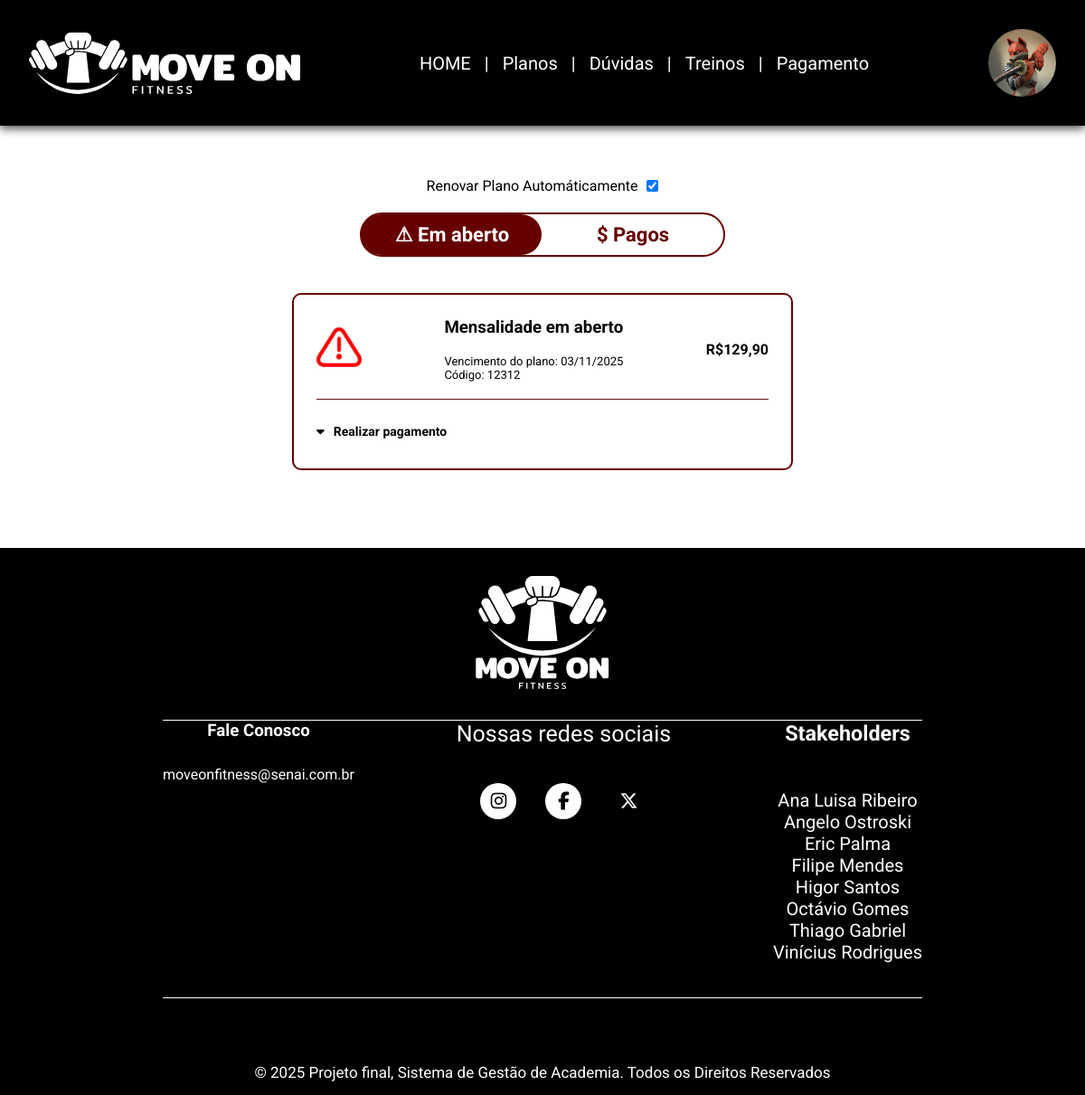
/View/Pagamento.php (signed in), run on an earlier commit of the app's database.
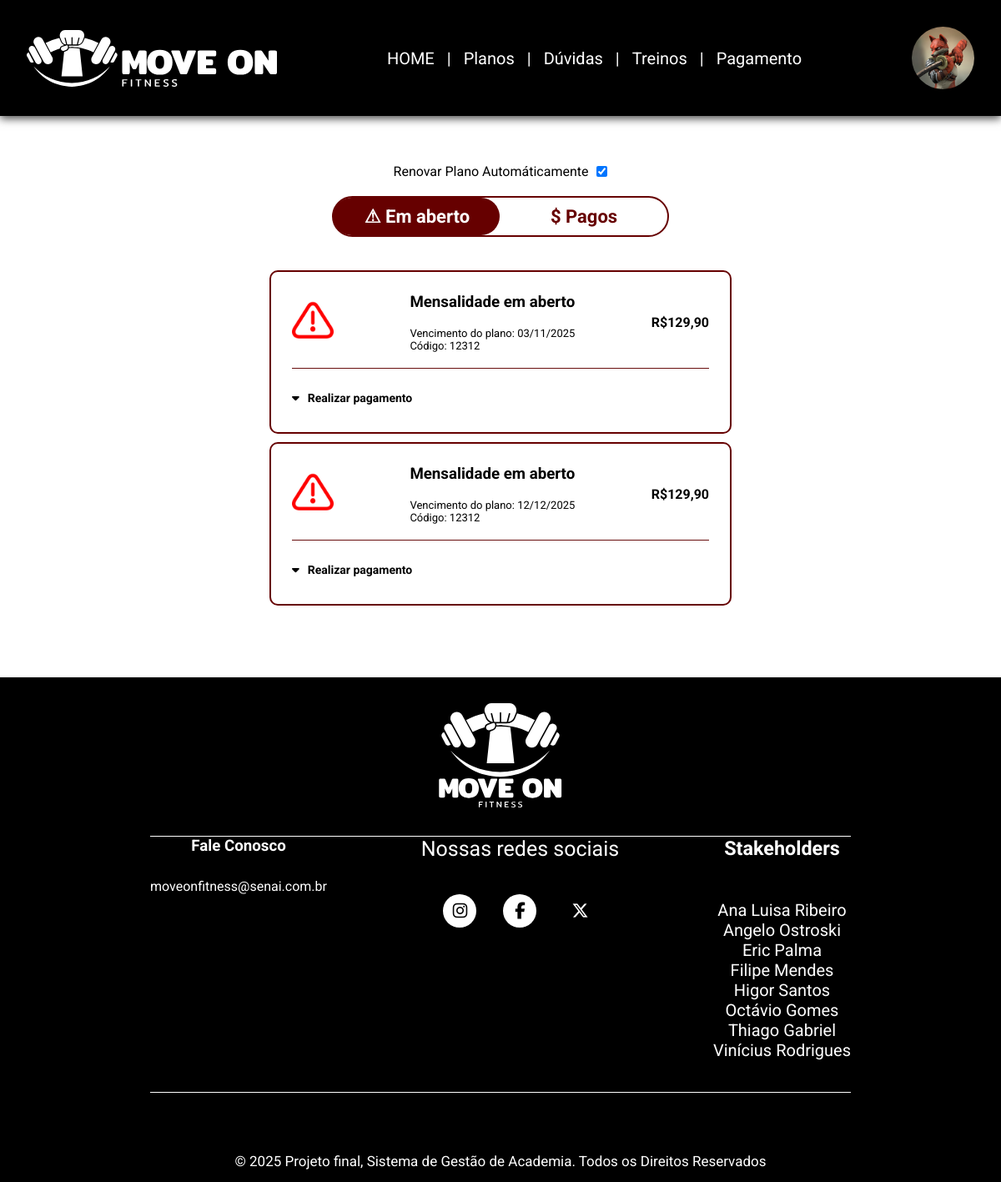
And on a later commit of the database.
### tables this page shows
CREATE TABLE `users` (
  `id` int(11) NOT NULL,
  `nome_completo` varchar(255) NOT NULL,
  `email` varchar(100) NOT NULL,
  `celular` varchar(20) DEFAULT NULL,
  `CPF` varchar(11) DEFAULT NULL,
  `password` varchar(255) NOT NULL,
  `created_at` timestamp NOT NULL DEFAULT current_timestamp(),
  `tipo_de_user` enum('trainer','cliente','admin') DEFAULT 'cliente',
  `nome_arquivo_fotoperfil` varchar(255) DEFAULT NULL,
  `body_fat` decimal(4,2) DEFAULT NULL COMMENT 'apenas clientes',
  `peso` decimal(5,2) DEFAULT NULL COMMENT 'apenas clientes',
  `ficha_id` int(11) DEFAULT NULL COMMENT 'apenas clientes',
  `anotacoes_trainer` text DEFAULT NULL COMMENT 'apenas clientes',
  `info_treinamento` text DEFAULT NULL COMMENT 'apenas clientes',
  `rotina_treinamento` text NOT NULL COMMENT 'apenas clientes',
  `trainer_id` int(11) DEFAULT NULL COMMENT 'apenas clientes',
  `mensalidade_id` int(11) DEFAULT NULL COMMENT 'apenas clientes',
  `plano_id` int(11) DEFAULT NULL COMMENT 'apenas clientes',
  `renovar_plano` enum('Sim','Não') NOT NULL DEFAULT 'Sim' COMMENT 'Apenas Clientes',
  `salario` decimal(8,2) DEFAULT NULL COMMENT 'apenas trainers',
  `endereco` varchar(255) DEFAULT NULL COMMENT 'apenas trainers',
  `CREF` int(11) DEFAULT NULL COMMENT 'apenas trainers'
);

CREATE TABLE `mensalidades` (
  `id` int(11) NOT NULL,
  `user_id` int(11) NOT NULL,
  `data_vencimento` date NOT NULL,
  `valor_cobrado` decimal(10,2) NOT NULL,
  `status_pagamento` enum('Pendente','Pago','Atrasado') NOT NULL DEFAULT 'Pendente',
  `data_pagamento` date DEFAULT NULL
);

### Controller/UserController.php (called while the page is built, shortened)
<?php
require_once __DIR__.'/../Model/UserModel.php';
class UserController {
    private $UserModel;
    function __construct($pdo) {
        $this->UserModel = new UserModel($pdo);
    }
    public function findById($id) {
        return $this->UserModel->findById($id);
    }
    public function getFotoPerfil($nome_arquivo_fotoperfil, $DIR_view){
        return $nome_arquivo_fotoperfil;
    }
}

### Model/UserModel.php (called while the page is built, shortened)
<?php
class UserModel
{
    private $pdo;
    function __construct($pdo)
    {
        $this->pdo = $pdo;
    }
    public function findById($id)
    {
        $sql = "SELECT * FROM users WHERE id = ?";
        $stmt = $this->pdo->prepare($sql);
        $stmt->execute([$id]);
        return $stmt->fetch(PDO::FETCH_ASSOC);
    }
}

### View/Pagamento.php (the view, shortened to what this page needs)
<!DOCTYPE html>
<html lang="pt-br">
<?php
  include_once '../Controller/UserController.php';
  include_once '../Controller/MensalidadeController.php';
  include_once '../Config.php';
  if(isset($_SESSION['user_id']) && $_SESSION['user_id']){
    $Controller = new UserController($pdo);
    $user_id = $_SESSION['user_id'];
    $user = $Controller->findById($user_id);
    $nome_arquivo_fotoperfil = $Controller->getFotoPerfil($user['nome_arquivo_fotoperfil'], __DIR__);
    if($user['plano_id'] == null){
        header("Location: Landing.php");
    }else{
        $stmt = $pdo->query("SELECT * FROM mensalidades WHERE user_id = $user[id]");
        $mensalidades = $stmt->fetchAll(PDO::FETCH_ASSOC);
    }
}
  ?>
<head>
    <link rel="stylesheet" href="css/style.css">
    <link rel="stylesheet" href="css/basics.css">
    <link rel="stylesheet" type="text/css" href="font-awesome/css/all.min.css" />
    <link rel="stylesheet" href="https://cdnjs.cloudflare.com/ajax/libs/font-awesome/6.7.2/css/all.min.css" />
</head>
<body>
    <?php include __DIR__ . "/header.php"; ?> <br><br><br>
    <form action="" method="POST" class="flex-row gap10 margin-center">
        <p>Renovar Plano Automáticamente</p>
        <?php if($user['renovar_plano'] == "Sim"):?>
            <input type="checkbox" name="renovar_plano" checked onchange="pay('Não','renovar_plano')">
        <?php else:?>
            <input type="checkbox" name="renovar_plano" onchange="pay('Sim','renovar_plano')">
        <?php endif;?>
    </form>
    <div class="togcontaig">
        <div class="toggle-container" id="toggle">
            <div class="slider" id="slider"></div>
            <div class="option active" id="open">
                <p class="texttg">⚠ Em aberto</p>
            </div>
            <div class="option" id="paid">
                <p class="texttg">$ Pagos</p>
            </div>
        </div>
    </div>
    <div class="contaiconten">
        <div id="open-content" class="content active-content">
            <?php
            $naopagos = 0;
            foreach($mensalidades as $mensalidade):?>
            <?php if($mensalidade['status_pagamento'] != 'Pago'): $naopagos++;?>
                <div class="content-thing" id="closedopen<?=$mensalidade['id']?>">
                    <div class="flexcon">
                        <div class="image">
                            <img src="IMG/warning.png" alt="" class="imagecnfg">
                        </div>
                        <div class="infor">
                            <h3>Mensalidade em aberto</h3><br>
                            <p>Vencimento do plano: <?php $date = new DateTime($mensalidade['data_vencimento']); echo $date->format('d/m/Y');?></p>
                            <p>Código: 12312</p>
                        </div>
                        <div class="prec">
                            <p>R$<?=number_format($mensalidade['valor_cobrado'], 2, ',', '.')?></p>
                        </div>
                    </div><br>
                    <hr class="line"><br>
                    <button class="dropbtn" onclick="toggleDetails('open<?=$mensalidade['id']?>')">
                        <i class="fa-solid fa-caret-down"></i>
                        <p>Realizar pagamento</p>
                    </button>
                </div>
            <?php endif;?>
            <?php endforeach;?>
        </div>
    </div>
    <br><br><br><br>
    <?php include __DIR__ . "/footer.php"; ?>
</body>
</html>

### View/header.php (shortened to what this page needs)
<header>
        <nav class="nav-bar">
            <a class="logo" href="landing.php">
            </a>
            <div class="nav-list">
                <ul>
                    <li class="nav-item"> <a href="landing.php" class="nav-link">HOME</a></li>
                    <li>
                        <p>|</p>
                    </li>
                    <li class="nav-item"> <a href="plans.php" class="nav-link">Planos</a></li>
                    <li>
                        <p>|</p>
                    </li>
                    <li class="nav-item"> <a href="" class="nav-link">Dúvidas</a></li>
                    <li>
                        <p>|</p>
                    </li>
                    <li class="nav-item"> <a href="" class="nav-link">Treinos</a></li>
                    <li>
                        <p>|</p>
                    </li>
                    <li class="nav-item"> <a href="Pagamento.php" class="nav-link">Pagamento</a></li>
                </ul>
            </div>
            <div class="pfp-hamb">
                <?php if(!isset($_SESSION['user_id'])):?>
                    <div class="landing-button">
                        <button class="login-button"><a href="LoginAccount.php"> Log in</a></button>
                        <button class="sign-button"><a href="CreateAccount.php"> Sign up</a></button>
                    </div>
                <?php else:?>
                    <?php if(isset($nome_arquivo_fotoperfil)):?>
                        <a class="pfp mini" href="UserView.php">
                            <img src="IMG/pfps/<?=$nome_arquivo_fotoperfil?>">
                        </a>
                    <?php else:?>
                        <a class="pfp mini" href="UserView.php">
                            <img src="IMG/PFPpadrao.png">
                        </a>
                    <?php endif;?>
                <?php endif;?>
            </div>
        </nav>
    </header>

### View/footer.php
<footer>
    <div class="footer-sect">
        <div class="logofoot">
            <div class="logo square" style="width:150px; height:150px; margin: auto;">
            </div>
        </div>
        <hr>
        <div class="containerinfo">
            <div class="footer-content">
                <div class="footer-cont">
                    <h3>Fale Conosco</h3>
                    <p class="email">moveonfitness@senai.com.br</p>
                </div>
                <div class="footer-contacts">
                    <h3>Nossas redes sociais</h3>
                    <div class="footer-social-media">
                        <a href="" class="footer-link" id="instagram"><i class="fa-brands fa-instagram"></i></a>
                        <a href="" class="footer-link" id="facebook"><i class="fa-brands fa-facebook-f"></i></a>
                        <a href="" class="footer-link" id="twitter"><i class="fa-brands fa-x-twitter"></i></a>
                    </div>
                </div>
                <ul class="footer-list">
                    <div class="seplist">
                        <li>
                            <h3>Stakeholders</h3>
                        </li><br><br>
                        <li>Ana Luisa Ribeiro</li>
                        <li>Angelo Ostroski</li>
                        <li>Eric Palma</li>
                        <li>Filipe Mendes</li>
                        <li>Higor Santos </li>
                        <li>Octávio Gomes</li>
                        <li>Thiago Gabriel</li>
                        <li>Vinícius Rodrigues</li>
                    </div>
                </ul>
            </div>
<br><br>
            <hr>
        </div><br><br><br>
        <div class="footer-copyright">
            <p>&#169 2025 Projeto final, Sistema de Gestão de Academia.
                Todos os Direitos Reservados</p>
        </div>
    </div>
    </footer>

### View/css/style.css (style rules this page uses)
* { padding: 0; margin: 0; font-family: 'Roboto'; }
body { background-color: rgb(255, 255, 255); font-family: 'Roboto'; }
header { background-color: black; box-shadow: 0px 3px 10px #464646; }
.nav-bar { display: flex; justify-content: space-between; padding: 2rem; align-items: center; }
.logo { display: flex; align-items: center; mask-image: url('../IMG/Move-On-Logo-vert.svg'); mask-size: contain; mask-position: center; mask-repeat: no-repeat; height: 75px; max-width: 50vw; aspect-ratio: 4/1; background-color: white; }
.logo.square { mask-image: url('../IMG/Move-On-Logo-square.svg'); aspect-ratio: 1/1; width: 75px; }
.nav-list { display: flex; align-items: center; }
.nav-list ul { display: flex; justify-content: center; list-style: none; }
.nav-item { margin: 0 15px; }
.nav-link { text-decoration: none; font-size: 20px; color: white; }
li p { font-size: 20px; color: white; }
.pfp-hamb { display: flex; gap:1rem; align-items: center; }
.content { text-align: center; }
footer { background-color: #000000; color: #ffffff; }
.logofoot { text-align: center; padding: 20px; }
footer hr { margin: 0 auto; background-color: white; }
.containerinfo { width: 100%; color: #ffffff; }
.footer-sect { width: 70%; margin:auto }
.footer-content { display: flex; gap: 1rem; justify-content: space-between; text-align: center; }
.footer-contacts h3 { margin-bottom: 0.75rem; font-size: 20px; font-size: 20px; }
.footer-contacts h3 { font-size: 25px; font-weight: 400; }
.footer-social-media { display: flex; gap: 2rem; justify-content: center; }
.footer-social-media .footer-link { height: 2.5rem; width: 2.5rem; color: #000000; border-radius: 50%; display: flex; align-items: center; justify-content: center; font-size: 20px; transition: all 0.4s; margin-top: 28px; font-size: 20px; }
.email { margin-top: 28px; }
#instagram { background-color: #ffffff; font-size: 20px; }
#facebook { background-color: #ffffff; font-size: 20px; }
#twitter { background-color: #000000; color: #ffffff; font-size: 20px; }
.footer-link { text-decoration: none; }
.footer-list { display: flex; flex-direction: column; gap: 0.75rem; list-style: none; font-size: 20px; }
.footer-copyright { text-align: center; font-size: 17px; padding: 15px; }
.pfp { width: 200px; max-width: 50vw; aspect-ratio: 1/1; overflow: hidden; display: flex; justify-content: center; border-radius: 100%; }
.mini.pfp { width: 75px; }
.pfp img { width: auto; height: 100%; min-width: 100%; }

### View/css/basics.css (style rules this page uses)
.flex-row { display: flex; gap:inherit; }
.margin-center { margin: 0 auto; width: fit-content; }
.gap10 { gap:10px; }

### View/Pagamento.php (style rules this page uses)
.togcontaig { font-family: Arial, sans-serif; display: flex; flex-direction: column; align-items: center; padding: 20px; }
.toggle-container { display: flex; background: #fff; border: 2px solid #600; border-radius: 50px; width: 400px; position: relative; cursor: pointer; margin-bottom: 20px; }
.option { flex: 1; text-align: center; padding: 10px 0; font-weight: bold; z-index: 2; transition: color 0.3s ease; color: #600; user-select: none; }
.active { color: #fff; }
.slider { position: absolute; top: 0; left: -0.3%; width: 50%; height: 100%; background: #600; border-radius: 50px; transition: left 0.3s ease; z-index: 1; }
.content { display: none; }
.content.active-content { display: block; }
.content-thing { background: #fff; padding: 25px; border-radius: 10px; border: 2px solid #600; margin-bottom: 10px; width: 500px; }
.contaiconten { display: flex; flex-direction: column; align-items: center; }
.imagecnfg { width: 50px; }
.flexcon { display: flex; justify-content: space-between; align-items: center; }
.texttg { font-size: 22px; }
.infor { text-align: left; }
.infor p { font-size: 13px; }
hr { border: none; height: 1px; background-color: #680e0eff; }
.dropbtn { border: none; background-color: white; width: 100%; display: flex; align-items: center; gap: 10px; cursor: pointer; font-size: 14px; font-weight: bold; padding: 8px 0; }
.prec { font-weight: 700; }

What changed in the data, as far as the page shows it:
added mensalidades: data_vencimento "12/12/2025", valor_cobrado "129,90"
